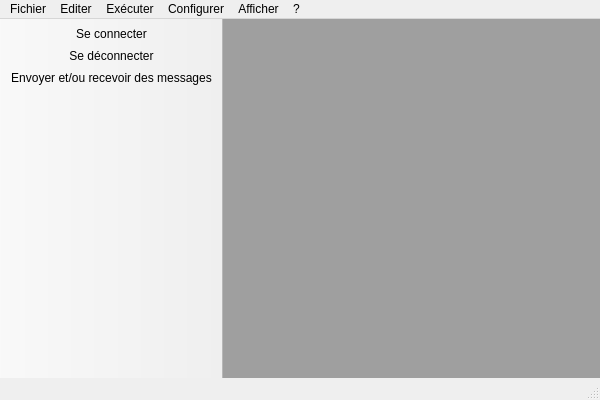
<?xml version="1.0" encoding="UTF-8"?>
<ui version="4.0">
 <class>MainWindow</class>
 <widget class="QMainWindow" name="MainWindow">
  <property name="geometry">
   <rect>
    <x>0</x>
    <y>0</y>
    <width>600</width>
    <height>400</height>
   </rect>
  </property>
  <property name="windowTitle">
   <string>MainWindow</string>
  </property>
  <property name="windowIcon">
   <iconset resource="images.qrc">
    <normaloff>:/images/logo_c.png</normaloff>:/images/logo_c.png</iconset>
  </property>
  <widget class="QWidget" name="centralWidget">
   <layout class="QGridLayout" name="gridLayout">
    <property name="margin">
     <number>0</number>
    </property>
    <item row="0" column="0">
     <widget class="QMdiArea" name="mdiArea"/>
    </item>
   </layout>
  </widget>
  <widget class="QToolBar" name="mainToolBar">
   <property name="movable">
    <bool>false</bool>
   </property>
   <property name="iconSize">
    <size>
     <width>32</width>
     <height>32</height>
    </size>
   </property>
   <attribute name="toolBarArea">
    <enum>LeftToolBarArea</enum>
   </attribute>
   <attribute name="toolBarBreak">
    <bool>false</bool>
   </attribute>
   <addaction name="actionSe_connecter"/>
   <addaction name="actionSe_d_connecter"/>
   <addaction name="actionEnvoyer_et_ou_recevoir_des_messages"/>
  </widget>
  <widget class="QStatusBar" name="statusBar"/>
  <widget class="QMenuBar" name="menuBar">
   <property name="geometry">
    <rect>
     <x>0</x>
     <y>0</y>
     <width>600</width>
     <height>21</height>
    </rect>
   </property>
   <widget class="QMenu" name="menuFichier">
    <property name="title">
     <string>Fichier</string>
    </property>
    <addaction name="actionSe_connecter"/>
    <addaction name="actionSe_d_connecter"/>
    <addaction name="separator"/>
    <addaction name="actionActiver_un_nouveau_compte"/>
    <addaction name="separator"/>
    <addaction name="actionQuitter"/>
   </widget>
   <widget class="QMenu" name="menuEditer">
    <property name="title">
     <string>Editer</string>
    </property>
    <addaction name="actionEditer_votre_compte"/>
    <addaction name="separator"/>
    <addaction name="actionSupprimer_une_op_ration"/>
    <addaction name="separator"/>
    <addaction name="actionEditer_les_cl_tures"/>
   </widget>
   <widget class="QMenu" name="menu">
    <property name="title">
     <string>?</string>
    </property>
    <addaction name="actionAide_en_ligne"/>
    <addaction name="separator"/>
    <addaction name="actionA_propos_de_Hotel_Manager"/>
   </widget>
   <widget class="QMenu" name="menuConfiguration">
    <property name="title">
     <string>Configurer</string>
    </property>
    <addaction name="actionConfigurer_les_comptes"/>
    <addaction name="actionLa_comptabilit_des_services"/>
   </widget>
   <widget class="QMenu" name="menuEx_cuter">
    <property name="title">
     <string>Exécuter</string>
    </property>
    <addaction name="actionUne_operation"/>
    <addaction name="actionD_terminer_le_compte_r_sultat"/>
   </widget>
   <widget class="QMenu" name="menuPr_f_rences">
    <property name="title">
     <string>Afficher</string>
    </property>
    <addaction name="actionMes_comptes_en_arbre"/>
    <addaction name="actionMes_comptes_uniquement"/>
   </widget>
   <addaction name="menuFichier"/>
   <addaction name="menuEditer"/>
   <addaction name="menuEx_cuter"/>
   <addaction name="menuConfiguration"/>
   <addaction name="menuPr_f_rences"/>
   <addaction name="menu"/>
  </widget>
  <action name="actionSe_connecter">
   <property name="icon">
    <iconset resource="images.qrc">
     <normaloff>:/images/connecter.png</normaloff>:/images/connecter.png</iconset>
   </property>
   <property name="text">
    <string>Se connecter</string>
   </property>
  </action>
  <action name="actionSe_d_connecter">
   <property name="icon">
    <iconset resource="images.qrc">
     <normaloff>:/images/déconnecter.png</normaloff>:/images/déconnecter.png</iconset>
   </property>
   <property name="text">
    <string>Se déconnecter</string>
   </property>
  </action>
  <action name="actionQuitter">
   <property name="text">
    <string>Quitter</string>
   </property>
  </action>
  <action name="actionEditer_votre_compte">
   <property name="text">
    <string>Editer votre compte</string>
   </property>
  </action>
  <action name="actionActiver_un_nouveau_compte">
   <property name="text">
    <string>Activer un nouveau compte</string>
   </property>
  </action>
  <action name="actionAide_en_ligne">
   <property name="text">
    <string>Aide en ligne</string>
   </property>
  </action>
  <action name="actionA_propos_de_Hotel_Manager">
   <property name="text">
    <string>A propos de Hotel Manager Plus</string>
   </property>
  </action>
  <action name="actionEnvoyer_et_ou_recevoir_des_messages">
   <property name="icon">
    <iconset resource="images.qrc">
     <normaloff>:/images/msgs2.png</normaloff>:/images/msgs2.png</iconset>
   </property>
   <property name="text">
    <string>Envoyer et/ou recevoir des messages </string>
   </property>
   <property name="toolTip">
    <string>Envoyer et/ou recevoir des messages </string>
   </property>
  </action>
  <action name="actionConfigurer_les_comptes">
   <property name="text">
    <string>Les comptes</string>
   </property>
  </action>
  <action name="actionUne_operation">
   <property name="text">
    <string>Enregister une nouvelle opération</string>
   </property>
  </action>
  <action name="actionSupprimer_une_op_ration">
   <property name="text">
    <string>Supprimer une opération</string>
   </property>
  </action>
  <action name="actionLa_comptabilit_des_services">
   <property name="text">
    <string>La comptabilité des services</string>
   </property>
  </action>
  <action name="actionMes_comptes_en_arbre">
   <property name="checkable">
    <bool>true</bool>
   </property>
   <property name="checked">
    <bool>false</bool>
   </property>
   <property name="text">
    <string>Mes comptes en arbre</string>
   </property>
  </action>
  <action name="actionMes_comptes_uniquement">
   <property name="checkable">
    <bool>true</bool>
   </property>
   <property name="checked">
    <bool>true</bool>
   </property>
   <property name="text">
    <string>Mes comptes uniquement</string>
   </property>
  </action>
  <action name="actionD_terminer_le_compte_r_sultat">
   <property name="text">
    <string>Obtenir le compte résultat</string>
   </property>
  </action>
  <action name="actionEditer_les_cl_tures">
   <property name="text">
    <string>Editer les clôtures</string>
   </property>
  </action>
 </widget>
 <layoutdefault spacing="6" margin="11"/>
 <resources>
  <include location="images.qrc"/>
 </resources>
 <connections/>
</ui>
